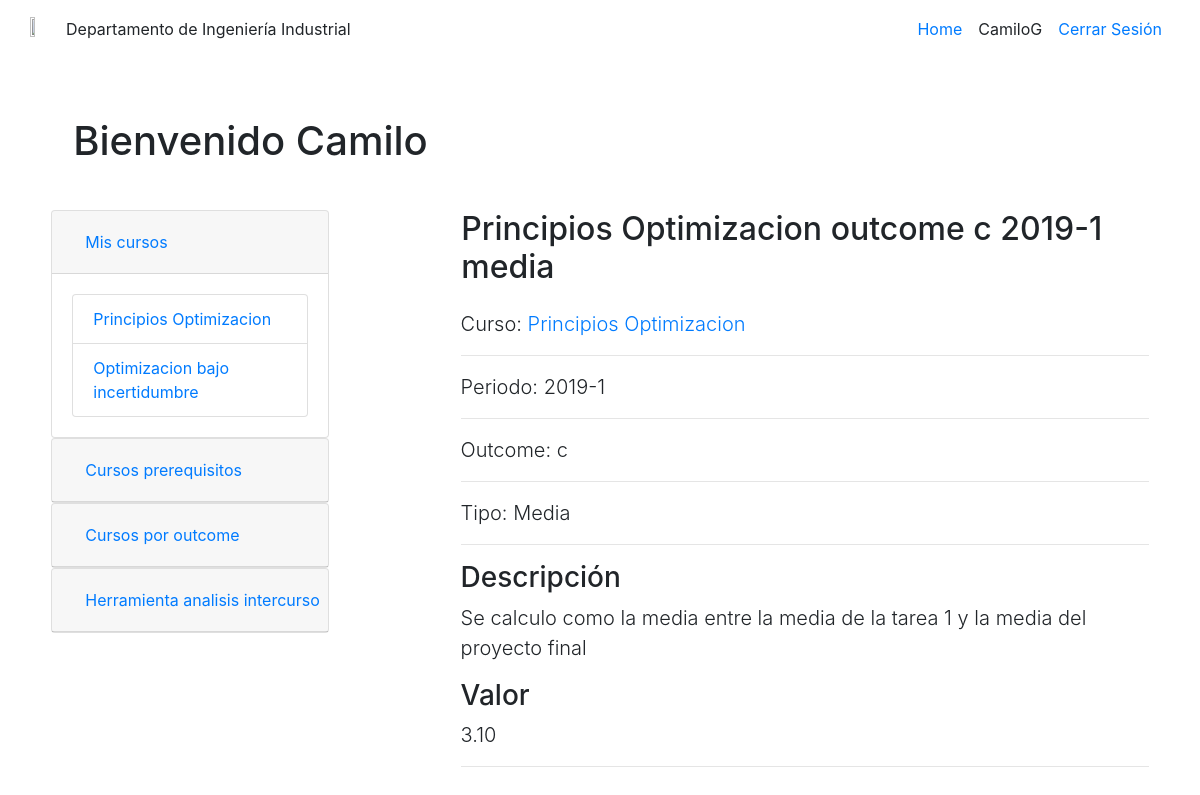
Page /herramienta/instrumento/1 (signed in) on the committed database.
### herramienta/models.py (models this page shows, shortened)
class Curso (models.Model):
    nombre = models.CharField(max_length=100)
    nombreCorto = models.CharField(max_length=100)
    area = models.CharField(max_length=100)
    prerequisitos= models.ManyToManyField('Curso',blank=True)
    semestre= models.IntegerField()
    def __str__(self):
        return '%s' % self.nombre
    class Meta:
        verbose_name = 'Curso'
        verbose_name_plural = 'Cursos'

class InstrumentoMedicion (models.Model):
    tipo=models.BooleanField(choices=TIPO_CHOICES, default=1)
    descripcion = models.CharField(max_length=1000)
    valor= models.DecimalField(decimal_places=2,max_digits=3)
    periodo = models.CharField(max_length=100)
    medidaOutcome= models.ForeignKey(medidaOutcome, on_delete=models.CASCADE, related_name='instrumentos')
    class Meta:
        verbose_name = 'Instrumento de medicion'
        verbose_name_plural = 'Instrumentos de medicion'
    def __str__(self):
        if self.tipo == 0:
            return '%s %s' % (self.medidaOutcome, "mediana")
        else:
            return '%s %s' % (self.medidaOutcome, "media")

class medidaOutcome(models.Model):
    tipo = models.BooleanField(choices=TIPO_CHOICES)
    periodo = models.CharField(max_length=100)
    valor=models.DecimalField(decimal_places=2,max_digits=3)
    curso = models.ForeignKey(Curso, on_delete=models.CASCADE, related_name='medidas')
    outcome = models.ForeignKey(OutcomeAbet, on_delete=models.CASCADE, related_name='medidas')
    class Meta:
        verbose_name = 'Medida Outcome'
        verbose_name_plural = 'Medidas Outcomes'
    def __str__(self):
        return '%s %s %s' % (self.curso, self.outcome, self.periodo)

class OutcomeAbet (models.Model):
    literal= models.CharField(max_length=100)
    descripcion = models.CharField(max_length=500)
    class Meta:
        verbose_name = 'Outcome Abet'
        verbose_name_plural = 'Outcomes Abet'
    def __str__(self):
        return '%s %s' % ("outcome ",self.literal)

### herramienta/views.py (the view)
# urls.py: url(r'^instrumento/(?P<id>\d+)$', views.herramienta, name='herramienta'),
def herramienta(request, id):
    cursos = models.Profesor.objects.get(username=request.user.username).cursos.all()
    herramienta = models.InstrumentoMedicion.objects.get(id=id)
    return render(request, 'herramienta.html',{'cursos':cursos,'herramienta':herramienta})

### herramienta/templates/herramienta.html (shortened to what this page needs)
{% extends "home.html" %}
{% load staticfiles %}
{% block courses %}
<h2 align="left">{{herramienta}}</h2>
<div class="row">
	<div class="container col-12" align="left" style="padding: 2%">
            <p class="lead">
                Curso: <a href="{% url 'curso' herramienta.medidaOutcome.curso.id %}">{{herramienta.medidaOutcome.curso}}</a>
            </p>
            <hr>
            <p class="lead">Periodo: {{ herramienta.periodo }}</p>
            <hr>
            <p class="lead">Outcome: {{ herramienta.medidaOutcome.outcome.literal }}</p>
            <hr>
            <p class="lead">
                Tipo:
                {% if herramienta.tipo == 0 %} Mediana {% else %} Media  {% endif %}
            </p>
            <hr>
            <h3>Descripción</h3>
            <p class="lead"> {{ herramienta.descripcion }}</p>
            <h3>Valor</h3>
            <p class="lead">{{ herramienta.valor }}</p>
            <hr>
	</div>
</div>
{% endblock %}

### herramienta/templates/home.html (shortened to what this page needs)
{% extends "base.html" %}
{% load staticfiles %}
{% block content %}
{% if not user.is_authenticated %}
<div class="row" style="background: #000;" >
    <div class="containter col-11" style="padding: 3%">
            <h1 class="banner "align="center">Medicion de outcomes ABET</h1>
    </div>
</div>
<div class="row">
    <div class="container col-8" align="center" style="padding: 2%">
        <h2>Outcomes - ABET</h2>
    <table border="0" cellpadding="0" align="center">
					<tbody>
						<tr>
							<td><img src="https://industrial.uniandes.edu.co/recursos/imagenes/ObjetivosEdu/letras_03.png" border="0" alt="" width="19" height="21" style="margin-left: 0px; margin-right: 10px; border: 0px;">
							</td>
							<td style="text-align: justify;">Apply knowledge of mathematics, science, and engineering.</td>
						</tr>
						<tr>
							<td><img src="https://industrial.uniandes.edu.co/recursos/imagenes/ObjetivosEdu/letras_09.png" border="0" alt="" width="19" height="21" style="margin-left: 0px; margin-right: 10px; border: 0px;">
							</td>
							<td style="text-align: justify;">Design and conduct experiments, and analyze and interpret data.</td>
						</tr>
						<tr>
							<td align="left" valign="top"><img src="https://industrial.uniandes.edu.co/recursos/imagenes/ObjetivosEdu/letras_12.png" border="0" alt="" width="19" height="22" style="margin-left: 0px; margin-right: 10px; border: 0px;">
							</td>
							<td style="text-align: justify;">Design a system, component, or process to meet desired needs within realistic constraints such as those of economic, environmental, social, political, ethical, health and safety, manufacturability and sustainability nature.</td>
						</tr>
						<tr>
							<td><img src="https://industrial.uniandes.edu.co/recursos/imagenes/ObjetivosEdu/letras_18.png" border="0" alt="" width="19" height="20" style="margin-left: 0px; margin-right: 10px; border: 0px;">
							</td>
							<td style="text-align: justify;">Function in multidisciplinary teams.</td>
						</tr>
						<tr>
							<td><img src="https://industrial.uniandes.edu.co/recursos/imagenes/ObjetivosEdu/letras_21.png" border="0" alt="" width="19" height="21" style="margin-left: 0px; margin-right: 10px; border: 0px;">
							</td>
							<td style="text-align: justify;">Identify, formulate, and solve engineering problems.</td>
						</tr>
						<tr>
							<td><img src="https://industrial.uniandes.edu.co/recursos/imagenes/ObjetivosEdu/letras_23.png" border="0" alt="" width="19" height="21" style="margin-left: 0px; margin-right: 10px; border: 0px;">
							</td>
							<td style="text-align: justify;">Develop an understanding of professional and ethical responsibility.</td>
						</tr>
						<tr>
							<td><img src="https://industrial.uniandes.edu.co/recursos/imagenes/ObjetivosEdu/letras_25.png" border="0" alt="" width="19" height="22" style="margin-left: 0px; margin-right: 10px; border: 0px;">
							</td>
							<td style="text-align: justify;">Communicate effectively.</td>
						</tr>
						<tr>
							<td align="left" valign="top"><img src="https://industrial.uniandes.edu.co/recursos/imagenes/ObjetivosEdu/letras_05.png" border="0" alt="" width="19" height="21" style="margin-left: 0px; margin-right: 10px; border: 0px;">
							</td>
							<td style="text-align: justify;">The broad education necessary to understand the impact of engineering solutions in a global, economic, environmental, and societal context.</td>
						</tr>
						<tr>
							<td align="left" valign="top"><img src="https://industrial.uniandes.edu.co/recursos/imagenes/ObjetivosEdu/letras_11.png" border="0" alt="" width="19" height="21" style="margin-left: 0px; margin-right: 10px; border: 0px;">
							</td>
							<td style="text-align: justify;">Acquire the broad education necessary to understand the impact of engineering solutions on global, economic, environmental, and societal contexts.</td>
						</tr>
						<tr>
							<td><img src="https://industrial.uniandes.edu.co/recursos/imagenes/ObjetivosEdu/letras_15.png" border="0" alt="" width="19" height="22" style="margin-left: 0px; margin-right: 10px; border: 0px;">
							</td>
							<td style="text-align: justify;">Acknowledge the need for engaging in lifelong learning.</td>
						</tr>
						<tr>
							<td align="left" valign="top"><img src="https://industrial.uniandes.edu.co/recursos/imagenes/ObjetivosEdu/letras_17.png" border="0" alt="" width="19" height="21" style="margin-left: 0px; margin-right: 10px; border: 0px;">
							</td>
							<td style="text-align: justify;">Use the techniques, skills, and modern engineering tools necessary for the practice of engineering.</td>
						</tr>
					</tbody>
				</table>
        </div>
</div>
<div class="row">
	<div class="container col-2" align="center" style="padding: 2%">
		<select id="outcomesSelect" onchange="getMedidas()" class="form-control">
				{%for outcome in outcomes %}
				 	<option value="{{outcome.literal}}">outcome {{outcome.literal}}</option>
				{%endfor%}
		</select>
	</div>
</div>
<div class="row">
	<div class="container col-8" align="center" style="padding: 2%">
		<div id="vis">
		</div>
	</div>
</div>
<script>
	function getMedidas(){
	var dataa={"outcome": $("#outcomesSelect").children("option:selected").val()};
	$.ajax({
  type: "POST",
  url: '/herramienta/medidasoutcome',
  data: dataa,
  success: function (data) {
	var graphdata=[];
	 $.each(JSON.parse(data), function (i, item) {
	console.log(item.fields)
	graphdata.push(item.fields)
	});
	console.log(graphdata);
	var vlSpec = {
        $schema: 'https://vega.github.io/schema/vega-lite/v3.json',
		"width": 400,
  		"height": 300,
        data: {
          values: graphdata
        },
        mark: 'bar',
        encoding: {
          x: {field: 'periodo', type: 'nominal'},
          y: {
            aggregate: 'average',
            field: 'valor',
            type: 'quantitative',
            axis: {
              title: 'promedio'
            },
          },
			"color": {
			  "field": "periodo",
			  "type": "nominal"
			}
        }
      };
      // Embed the visualization in the container with id `vis`
      vegaEmbed('#vis', vlSpec);
		},
	});
	}
	$( document ).ready(function() {
    getMedidas();
	});
</script>
{% else %}
<div class="row">
    <div class="container col-11" style="padding:3%">
        <h1>Bienvenido {{request.user.first_name}}</h1>
    </div>
</div>
<div class="row">
    <div class="container col-3">
        <div id="accordion">
 <div class="card">
    <div class="card-header" id="headingOne">
      <h5 class="mb-0">
        <button class="btn btn-link collapsed" data-toggle="collapse" data-target="#collapseOne" aria-expanded="false" aria-controls="collapseOne">
                Mis cursos
        </button>
      </h5>
    </div>
    <div id="collapseOne" class="collapse show" aria-labelledby="headingOne" data-parent="#accordion">
      <div class="card-body">
		  <ul class="list-group">
			  {% for curso in cursos %}
			  <li class="list-group-item"><a href="{% url 'curso' curso.id %}">{{curso.nombre}}</a></li>
			  {% endfor %}
		  </ul>
      </div>
    </div>
  </div>
  <div class="card">
    <div class="card-header" id="headingTwo">
      <h5 class="mb-0">
          <a href="{% url 'cursosprerequisito' %}">
            <button class="btn btn-link collapsed"  aria-expanded="false" aria-controls="collapseTwo">
                Cursos prerequisitos
            </button>
          </a>
      </h5>
    </div>
  </div>
  <div class="card">
    <div class="card-header" id="headingThree">
      <h5 class="mb-0">
          <a href="{% url 'cursosoutcome' %}">
            <button class="btn btn-link collapsed"  aria-expanded="false" aria-controls="collapseThree">
              Cursos por outcome
            </button>
          </a>
      </h5>
    </div>
  </div>
			<div class="card">
    <div class="card-header" id="headingFour">
      <h5 class="mb-0">
          <a href="{% url 'herramientaAnalisis' %}">
            <button class="btn btn-link collapsed"  aria-expanded="false" aria-controls="collapseFour">
				Herramienta analisis intercurso
            </button>
          </a>
      </h5>
    </div>
  </div>
</div>
    </div>
    <div class="container col-7">
        {% block courses %}{% endblock %}
    </div>
</div>
{% endif %}
{% endblock %}

### herramienta/templates/base.html (shortened to what this page needs)
{% load staticfiles %}
<!DOCTYPE html>
<html>
    <head>
        <link href="{%  static 'css/bootstrap.min.css' %}" rel="stylesheet">
        <link href="{% static 'css/shop-homepage.css' %}" rel="stylesheet">
    </head>
    <body>
        <nav class="navbar navbar-expand  fixed-top" style="background: white">
            <div class="container" >
                <a class="navbar-brand" href="https://uniandes.edu.co">
                    <img src="https://investigaciones.uniandes.edu.co/wp-content/themes/vicerrectoria001/images/logo.png" width="50%" height="50%" alt="">
                </a>
                <div class="collapse navbar-collapse" id="navbarResponsive">
                  <span class="navbar-text">
                        Departamento de Ingeniería Industrial
                    </span>
                    <ul class="navbar-nav ml-auto">
                        <li class="nav-item active">
                            <a class="nav-link" href="{% url 'index' %}">Home
                            </a>
                        </li>
                         {% if not user.is_authenticated %}
                        <li class="nav-item">
                            <a id="login" class="nav-link" href="{% url 'loginview' %}">Login</a>
                        </li>
                        {% else %}
                        <li class="nav-item">
                            <a class="nav-link" >{{ request.user.username }}</a>
                        </li>
                        <li class="nav-item">
                            <a id="cerrar_sesion" class="nav-link" href="{% url 'logout' %}">Cerrar Sesión</a>
                        </li>
                        {% endif %}
               </ul>
                </div>
            </div>
        </nav>
        {% block content %}{% endblock %}
    </body>
</html>

### static/css/shop-homepage.css (style rules this page uses)
body { padding-top: 80px; }
@media (min-width: 992px) { body { padding-top: 80px; } }

### rows in the picture
Curso: nombre "Principios Optimizacion"
Curso: nombre "Optimizacion bajo incertidumbre"
InstrumentoMedicion: tipo+medidaOutcome "Principios Optimizacion outcome c 2019-1 media", medidaOutcome.curso "Principios Optimizacion", periodo "2019-1", medidaOutcome.outcome.literal "c", descripcion "Se calculo como la media entre la media de la tarea 1 y la media del proyecto final", valor "3.10"

### other values in the picture
{{ request.user.username }} "CamiloG"
{{ request.user.first_name }} "Camilo"
